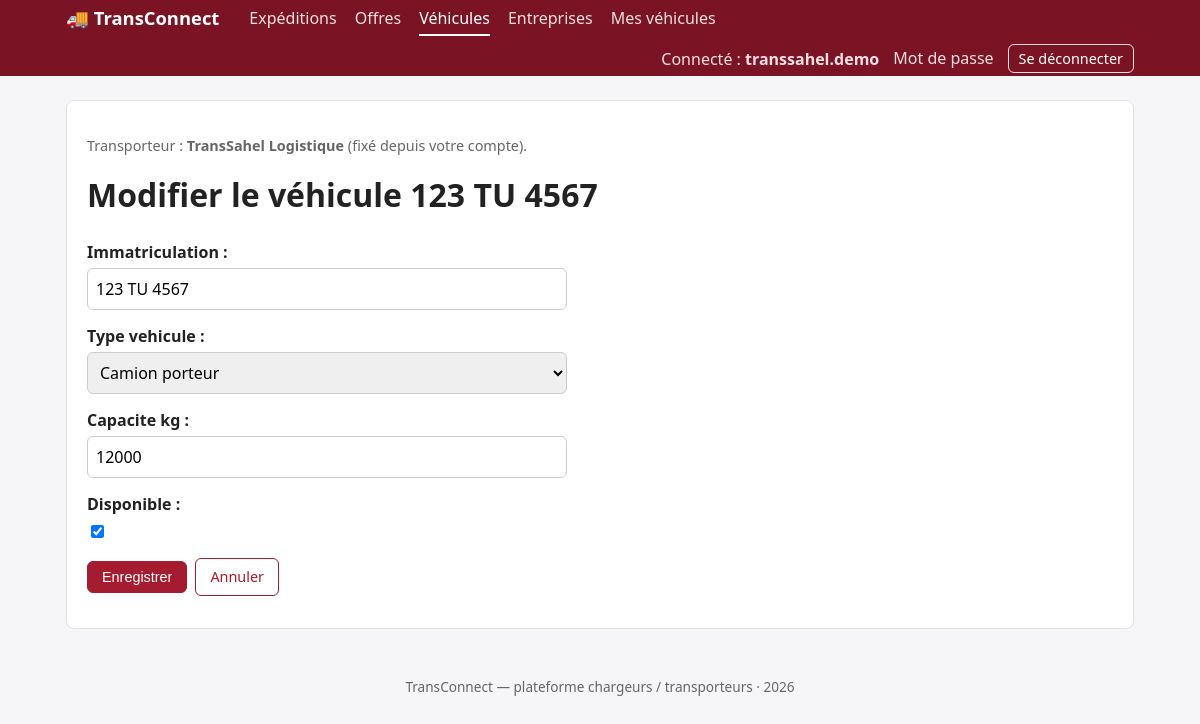
The app's page /vehicules/1/modifier/ (signed in) with its own data.
### EntreprisesApp/models.py (models this page shows, shortened)
class Utilisateur(AbstractUser):
    ROLE_CHARGEUR = 'chargeur'
    ROLE_TRANSPORTEUR = 'transporteur'
    ROLE_ADMIN = 'admin'
    ROLE_CHOICES = (
        (ROLE_CHARGEUR, 'Chargeur'),
        (ROLE_TRANSPORTEUR, 'Transporteur'),
        (ROLE_ADMIN, 'Administrateur'),
    )
    user_id = models.CharField(max_length=8, primary_key=True, editable=False)
    email = models.EmailField(unique=True, validators=[valider_email_gmail])
    role = models.CharField(max_length=20, choices=ROLE_CHOICES, default=ROLE_CHARGEUR)
    telephone = models.CharField(
        max_length=8, blank=True, validators=[valider_telephone]
    )
    created_at = models.DateTimeField(auto_now_add=True)
    updated_at = models.DateTimeField(auto_now=True)
    objects = UtilisateurManager()
    REQUIRED_FIELDS = ['email']
    class Meta:
        verbose_name = 'Utilisateur'
        verbose_name_plural = 'Utilisateurs'

class Entreprise(models.Model):
    TYPE_CHARGEUR = 'chargeur'
    TYPE_TRANSPORTEUR = 'transporteur'
    TYPE_CHOICES = (
        (TYPE_CHARGEUR, 'Chargeur'),
        (TYPE_TRANSPORTEUR, 'Transporteur'),
    )
    raison_sociale = models.CharField(max_length=150)
    matricule_fiscal = models.CharField(
        max_length=17, unique=True, validators=[valider_matricule_fiscal]
    )
    type_entreprise = models.CharField(max_length=15, choices=TYPE_CHOICES)
    adresse = models.TextField(
        validators=[MinLengthValidator(20, "L'adresse doit contenir au moins 20 caractères.")]
    )
    utilisateur = models.OneToOneField(
        Utilisateur,
        on_delete=models.CASCADE,
        related_name='entreprise',
        null=True,
        blank=True,
    )
    created_at = models.DateTimeField(auto_now_add=True)
    updated_at = models.DateTimeField(auto_now=True)
    class Meta:
        verbose_name = 'Entreprise'
        verbose_name_plural = 'Entreprises'
        ordering = ['raison_sociale']
    @property
    def est_transporteur(self):
        return self.type_entreprise == self.TYPE_TRANSPORTEUR

### VehiculesApp/models.py (models this page shows, shortened)
class Vehicule(models.Model):
    CAMIONNETTE = 'camionnette'
    FOURGON = 'fourgon'
    CAMION_PORTEUR = 'camion_porteur'
    SEMI_REMORQUE = 'semi_remorque'
    TYPE_CHOICES = (
        (CAMIONNETTE, 'Camionnette / utilitaire léger'),
        (FOURGON, 'Fourgon'),
        (CAMION_PORTEUR, 'Camion porteur'),
        (SEMI_REMORQUE, 'Semi-remorque'),
    )
    CAPACITE_MAX_PAR_TYPE = {
        CAMIONNETTE: 1_500,
        FOURGON: 3_500,
        CAMION_PORTEUR: 19_000,
        SEMI_REMORQUE: 26_000,
    }
    immatriculation = models.CharField(max_length=20, unique=True)
    type_vehicule = models.CharField(max_length=20, choices=TYPE_CHOICES)
    capacite_kg = models.PositiveIntegerField(
        validators=[MinValueValidator(1, "Une capacité nulle n'est pas acceptée.")]
    )
    disponible = models.BooleanField(default=True)
    entreprise = models.ForeignKey(
        'EntreprisesApp.Entreprise',
        on_delete=models.CASCADE,
        related_name='vehicules',
    )
    created_at = models.DateTimeField(auto_now_add=True)
    updated_at = models.DateTimeField(auto_now=True)
    class Meta:
        verbose_name = 'Véhicule'
        verbose_name_plural = 'Véhicules'
        ordering = ['immatriculation']

### VehiculesApp/views.py (the view, shortened to what this page needs)
# urls.py: path('<int:pk>/modifier/', views.VehiculeUpdateView.as_view(), name='modifier'),
class VehiculeUpdateView(TransporteurRequisMixin, VehiculesDeMonEntrepriseMixin, UpdateView):
    model = Vehicule
    form_class = VehiculeForm
    template_name = 'vehicules/form.html'

### VehiculesApp/forms.py
class VehiculeForm(forms.ModelForm):
    class Meta:
        model = Vehicule
        fields = ['immatriculation', 'type_vehicule', 'capacite_kg', 'disponible']

### EntreprisesApp/context_processors.py (called while the page is built)
def entreprise_courante(request):
    return {'mon_entreprise': entreprise_de(getattr(request, 'user', None))}

### EntreprisesApp/mixins.py (called while the page is built)
def entreprise_de(user):
    return getattr(user, 'entreprise', None)

    def test_func(self):
        entreprise = entreprise_de(self.request.user)
        return entreprise is not None and entreprise.type_entreprise == 'transporteur'

### VehiculesApp/views.py (called while the page is built)
    def get_queryset(self):
        return Vehicule.objects.filter(entreprise=self.request.user.entreprise)

### VehiculesApp/templates/vehicules/form.html (shortened to what this page needs)
{% extends 'base.html' %}
{% block content %}
<div class="card">
  <p class="muted">Transporteur : <strong>{{ mon_entreprise.raison_sociale }}</strong> (fixé depuis votre compte).</p>
  <h1>{% if object %}Modifier le véhicule {{ object.immatriculation }}{% else %}Ajouter un véhicule{% endif %}</h1>
  {% url 'vehicules:liste' as annuler %}
  {% include 'partials/form.html' with bouton='Enregistrer' annuler=annuler %}
</div>
{% endblock %}

### templates/base.html (shortened to what this page needs)
<!DOCTYPE html>
<html lang="fr">
<head>
</head>
<body>
  <header>
    {% with nom_url=request.resolver_match.app_name %}
    <nav>
      <a class="logo" href="{% url 'accueil' %}">🚚 TransConnect</a>
      <a href="{% url 'expeditions:liste' %}" {% if nom_url == 'expeditions' %}class="actif"{% endif %}>Expéditions</a>
      <a href="{% url 'offres:liste' %}" {% if nom_url == 'offres' %}class="actif"{% endif %}>Offres</a>
      <a href="{% url 'vehicules:liste' %}" {% if nom_url == 'vehicules' %}class="actif"{% endif %}>Véhicules</a>
      <a href="{% url 'entreprises:liste' %}" {% if nom_url == 'entreprises' %}class="actif"{% endif %}>Entreprises</a>
      {% if user.is_authenticated %}
        {% if mon_entreprise.est_transporteur %}
        <a href="{% url 'vehicules:mes' %}">Mes véhicules</a>
        {% elif mon_entreprise.est_chargeur %}
        <a href="{% url 'expeditions:ajouter' %}">Publier une expédition</a>
        {% else %}
        <a href="{% url 'entreprises:ajouter' %}">Créer mon entreprise</a>
        {% endif %}
      <span class="compte">
        <span>Connecté : <strong>{{ user.username }}</strong></span>
        <a href="{% url 'password_change' %}">Mot de passe</a>
        <form method="post" action="{% url 'logout' %}" class="inline">
          <button type="submit" class="lien">Se déconnecter</button>
        </form>
      </span>
      {% else %}
      <span class="compte">
        <a href="{% url 'login' %}">Se connecter</a>
        <a href="{% url 'inscription' %}">Créer un compte</a>
      </span>
      {% endif %}
    </nav>
    {% endwith %}
  </header>
  <main>
    {% block content %}{% endblock %}
  </main>
  <footer>TransConnect — plateforme chargeurs / transporteurs · {% now "Y" %}</footer>
</body>
</html>

### templates/partials/form.html (shortened to what this page needs)
<form method="post" novalidate>
  {{ form.as_p }}
  <div class="actions">
    <button type="submit" class="btn">{{ bouton|default:"Enregistrer" }}</button>
    {% if annuler %}<a class="btn secondaire" href="{{ annuler }}">Annuler</a>{% endif %}
  </div>
</form>

### templates/base.html (style rules this page uses)
:root { --brand:#a51c30; --brand-dark:#7a1424; --bg:#f6f6f8; --card:#fff; --text:#222; --muted:#666; --line:#e2e2e6; }
* { box-sizing: border-box; }
body { margin:0; font-family: system-ui, -apple-system, "Segoe UI", Roboto, sans-serif; background:var(--bg); color:var(--text); line-height:1.5; }
header { background:var(--brand-dark); color:#fff; }
nav { max-width:1100px; margin:0 auto; padding:0 16px; display:flex; flex-wrap:wrap; align-items:center; gap:4px 18px; min-height:56px; }
nav .logo { font-weight:700; font-size:1.15rem; color:#fff; text-decoration:none; margin-right:12px; }
nav a { color:#f3dfe2; text-decoration:none; padding:4px 0; border-bottom:2px solid transparent; }
nav a:hover, nav a.actif { color:#fff; border-bottom-color:#fff; }
nav .compte { margin-left:auto; display:flex; flex-wrap:wrap; align-items:center; gap:4px 14px; color:#f3dfe2; }
nav button.lien { background:none; border:1px solid #f3dfe2; border-radius:6px; color:#fff; padding:3px 10px; cursor:pointer; font:inherit; font-size:.9rem; }
main { max-width:1100px; margin:24px auto; padding:0 16px; }
h1, h2 { margin-top:0; }
.card { background:var(--card); border:1px solid var(--line); border-radius:8px; padding:20px; margin-bottom:20px; }
a { color:var(--brand); }
.muted { color:var(--muted); font-size:.9rem; }
.btn { display:inline-block; padding:7px 14px; border-radius:6px; border:1px solid var(--brand); background:var(--brand); color:#fff; text-decoration:none; cursor:pointer; font-size:.9rem; }
.btn.secondaire { background:#fff; color:var(--brand); }
.actions { display:flex; flex-wrap:wrap; gap:8px; align-items:center; margin:12px 0; }
.inline { display:inline; }
form p { margin:0 0 14px; }
form label { display:block; font-weight:600; margin-bottom:4px; }
form input:not([type=checkbox]), form select, form textarea { width:100%; max-width:480px; padding:8px; border:1px solid #ccc; border-radius:6px; font:inherit; }
footer { text-align:center; color:var(--muted); font-size:.85rem; padding:24px 16px; }

### records on screen
Utilisateur: username "transsahel.demo"
Entreprise: raison_sociale "TransSahel Logistique"
Vehicule: immatriculation "123 TU 4567", type_vehicule "Camion porteur", capacite_kg "12000", disponible "☑"

### other values on screen
{{ bouton|default:"Enregistrer" }} "Enregistrer"
